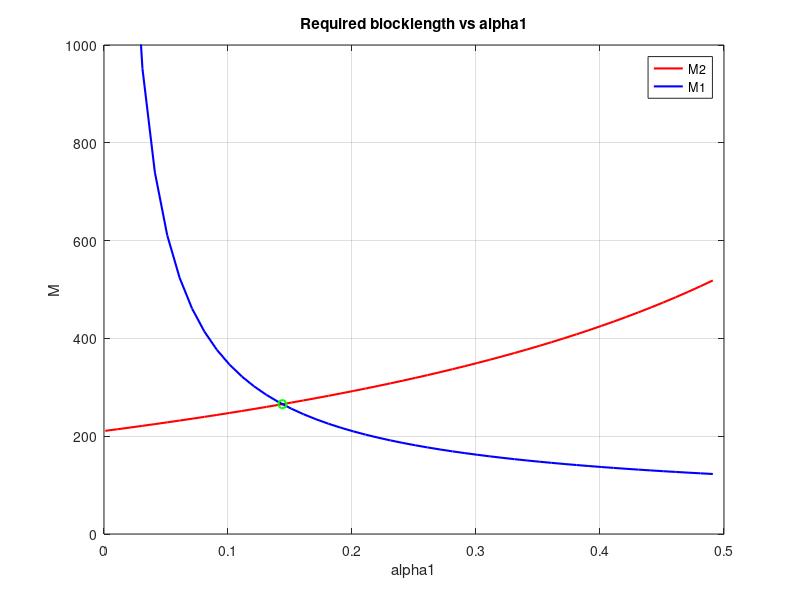
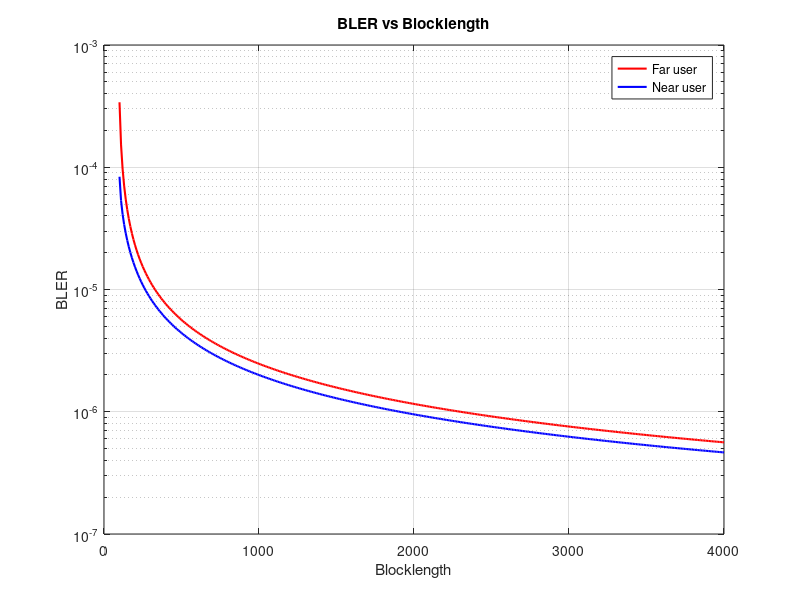

The MATLAB script that drew these images, in order: (Note: this script raises an error after producing the figures.)
clc; clear variables; close all;
N = 1e6;
N1 = 256;
N2 = 256;


eplsion1R = 10^-5;
eplsion2R = 10^-4;

Pt = -5;                    %Transmit Power in dBm
pt = (10^-3)*db2pow(Pt);    %Transmit Power (linear scale)

BW = 10^7;                  %System bandwidth
No = -174 + 10*log10(BW);   %Noise power (dBm)
no = (10^-3)*10.^(No/10);   %Noise power (linear scale)


rho = pt/ no
% rho = db2pow(90);


d1 = 10;
d2 = 17;
eta = 4;

% lamda1 = 1/d1^eta;
% lamda2 = 1/d2^eta;

h1 = sqrt(1/2*d1^-eta)*(randn(1,N)+1i*randn(1,N));
h2 = sqrt(1/2*d2^-eta)*(randn(1,N)+1i*randn(1,N));

lamda1 = mean(abs(h1).^2);
lamda2 = mean(abs(h2).^2);

% t_delta1 = (lamda1*eplsion1R*(lamda2*eplsion2R*rho+2))/(2*lamda2*eplsion2R)-1
% t_delta2 = t_delta1/100

contraint = (lamda1*eplsion1R)/(lamda2*eplsion2R)
k = contraint/6;

alpha1 = 0.001:0.01:0.5;


for t = 1:length(alpha1)
    
    if d2/d1 > (eplsion2R/eplsion1R)^0.25
    x1 = (1+eplsion2R*lamda2*rho)/(1+eplsion2R*lamda2*rho*alpha1(t));
    x2 = 1+alpha1(t)*rho*(lamda1*eplsion1R-lamda2*eplsion2R);
    else
    x1 = (1+k*eplsion2R*lamda2*rho)/(1+k*eplsion2R*lamda2*rho*alpha1(t));
%     x2 = 1+(lamda1*eplsion1R*alpha1(t)*rho)/(t_delta2+1);
    x2 = 1+alpha1(t)*rho*(lamda1*eplsion1R-k*lamda2*eplsion2R);
    end
    

    MD2(t) = N2/(log2 (x1));
    MD1(t) = N1/(log2 (x2));


%     syms M2
%     eqn2 = eplsion2R == (2^(N2/M2)-1)/(lamda2*rho*(1-alpha1(t)-alpha1(t)*(2^(N2/M2)-1)));
%     M2 = solve(eqn2,M2);
%     M21(t) = double (M2);
%     
%     syms M1
%     eqn1 = eplsion1R == (2^(N2/ M21(t))-1)/(lamda1*rho*(1-alpha1(t)-alpha1(t)*(2^(N2/ M21(t))-1)))+(2^(N1/M1)-1)/(lamda1*alpha1(t)*rho); 
%     eqn2 = eplsion1R == (2^(N2/ M1)-1)/(lamda1*rho*(1-alpha1(t)-alpha1(t)*(2^(N2/ M1)-1)))+(2^(N1/M1)-1)/(lamda1*alpha1(t)*rho); 
%     MA1 = solve(eqn1,M1);
%     MA11(t) = double (MA1 (1,1));
%     MB1 = solve(eqn2,M1);
%     MB11(t) = double (MB1 (1,1));



end



thred = (eplsion2R/eplsion1R)^0.25
if d2/d1 > (eplsion2R/eplsion1R)^0.25
    disp('constraint meet');
else
    disp('constraint not meet');  
end

if eplsion1R*lamda1 >= ((eplsion2R*lamda2*rho+4)*eplsion2R*lamda2)/(eplsion2R*lamda2*rho+2)
    disp('constaint 2 meet')
else 
    disp('constaint 2 not meet')
end



% Solve alpha1 by Matlab
% syms otp_a1
% xo2 = (1+eplsion2R*lamda2*rho)/(1+eplsion2R*lamda2*rho*otp_a1);
% xo1 = 1+otp_a1*rho*(lamda1*eplsion1R-lamda2*eplsion2R);
% 
% eqn_opt = (xo2) == (xo1);
% opt_a1 = vpasolve(eqn_opt,otp_a1);


% optimal alpha1 and blocklength calculation
if d2/d1 > (eplsion2R/eplsion1R)^0.25
oopt_a1 = (-lamda1*eplsion1R + sqrt((lamda1*eplsion1R)^2+...
          4*(lamda2*eplsion2R)^2*rho*(lamda1*eplsion1R-lamda2*eplsion2R))) ...
          / (2*lamda2*eplsion2R*rho*(lamda1*eplsion1R-lamda2*eplsion2R));
oopt_M = N1/log2(1+((-lamda1*eplsion1R + sqrt((lamda1*eplsion1R)^2+4*(lamda2*eplsion2R)^2*rho*(lamda1*eplsion1R-lamda2*eplsion2R)))...
                     / (2*lamda2*eplsion2R)));
else
% oopt_a1 = (-lamda1*eplsion1R - (t_delta2+1)*lamda2*eplsion2R + ...
%           sqrt((lamda1*eplsion1R + (t_delta2+1)*lamda2*eplsion2R)^2 ...
%           + 4*lamda1*eplsion1R*(lamda2*eplsion2R)^2*(t_delta2+1)*rho)) ...
%           / (2*lamda1*eplsion1R*lamda2*eplsion2R*rho)
% oopt_M = N1/log2(1+(lamda1*eplsion1R*oopt_a1*rho)/(t_delta2+1))

oopt_a1 = (-lamda1*eplsion1R + sqrt((lamda1*eplsion1R)^2+...
          4*(k*lamda2*eplsion2R)^2*rho*(lamda1*eplsion1R-k*lamda2*eplsion2R))) ...
          / (2*k*lamda2*eplsion2R*rho*(lamda1*eplsion1R-k*lamda2*eplsion2R));
oopt_M = N1/log2(1+((-lamda1*eplsion1R + sqrt((lamda1*eplsion1R)^2+4*(k*lamda2*eplsion2R)^2*rho*(lamda1*eplsion1R-k*lamda2*eplsion2R)))...
                     / (2*k*lamda2*eplsion2R)));
end


a = oopt_a1;
MM = 100:10:4000;

for m = 1:length(MM)
%     if d2/d1 > (eplsion2R/eplsion1R)^0.25
%     BLER1(m) = (2^(N2/ MM(m))-1)/(lamda1*rho*(1-a-a*(2^(N2/ MM(m))-1)))+(2^(N1/MM(m))-1)/(lamda1*a*rho);
%     else
%     BLER1(m) = (t_delta2+1)*(2^(N1/MM(m))-1)/(lamda1*a*rho);
%     end
    BLER1(m) = (2^(N2/ MM(m))-1)/(lamda1*rho*(1-a-a*(2^(N2/ MM(m))-1)))+(2^(N1/MM(m))-1)/(lamda1*a*rho);
    BLER2(m) = (2^(N2/MM(m))-1)/(lamda2*rho*(1-a-a*(2^(N2/MM(m))-1)));
end


figure(1)
plot(alpha1, MD2, 'r', 'linewidth', 1.5);
hold on; grid on;
plot(alpha1, MD1, 'b', 'linewidth', 1.5);
plot(oopt_a1,oopt_M,'og','linewidth', 1.5);

% plot(alpha1, M21,'or','linewidth', 1.5);
% plot(alpha1, MA11,'ob', 'linewidth', 1.5);
% plot(alpha1, MB11,'*g', 'linewidth', 1.5);
axis([0 0.5 0 1000]);


xlabel('alpha1');
ylabel('M');
title('Required blocklength vs alpha1');
legend('M2','M1');

figure (2)
semilogy(MM, BLER2, 'r', 'linewidth', 1.5);
hold on; grid on;
semilogy(MM, BLER1, 'b', 'linewidth', 1.5);
xlabel('Blocklength');
ylabel('BLER');
title('BLER vs Blocklength');
legend('Far user','Near user');
xline(oopt_M,'-');
yline(1e-4,'-');
yline(1e-5,'-');







